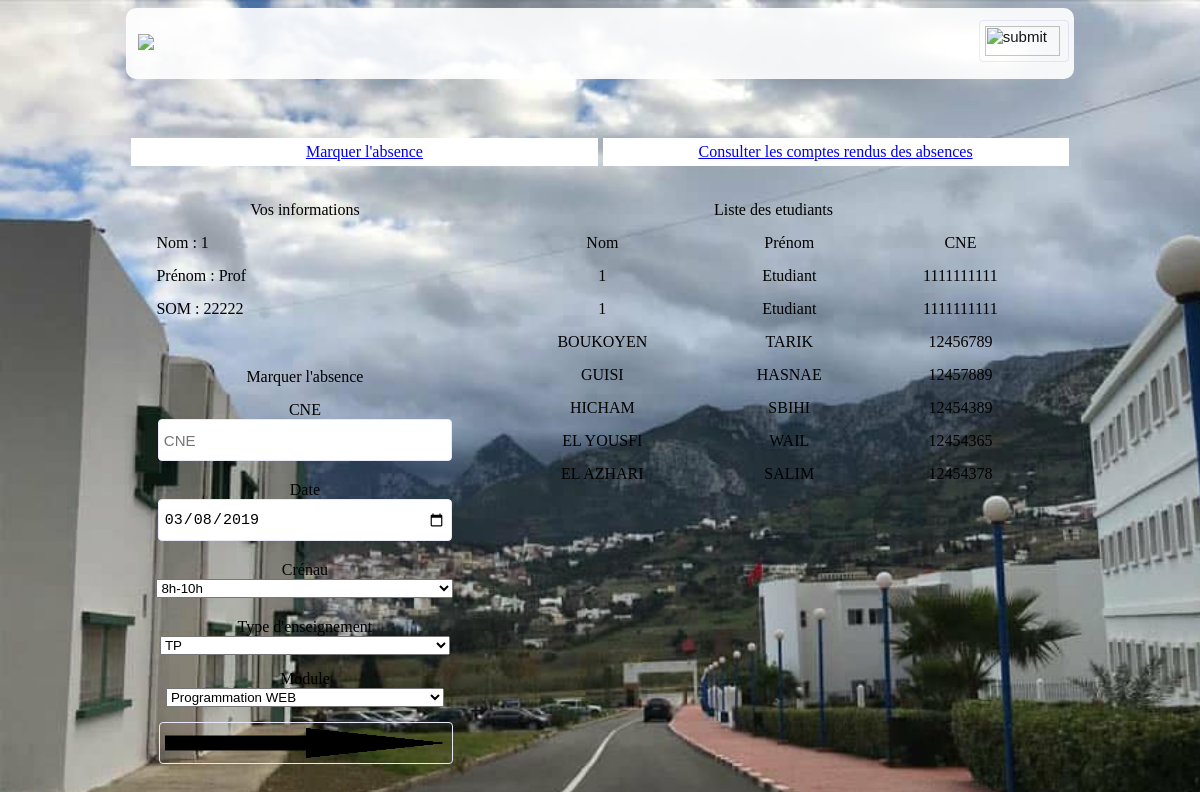
The page /prof.php (signed in) on the database its author committed.
### tables this page shows
CREATE TABLE IF NOT EXISTS `prof` (
  `Num` int(20) NOT NULL AUTO_INCREMENT,
  `Nom` varchar(30) NOT NULL,
  `Prénom` varchar(30) NOT NULL,
  `SOM` varchar(30) NOT NULL,
  `Pass` varchar(30) NOT NULL,
  `Sexe` varchar(30) NOT NULL,
  `Email` varchar(30) NOT NULL,
  `Telephone` varchar(30) NOT NULL,
  PRIMARY KEY (`Num`),
  UNIQUE KEY `SOM` (`SOM`)
);

### prof.php (the view, shortened to what this page needs)
<?php
	try {
	 	$bdd = new PDO('mysql:host=localhost;dbname=ensateabsence;charset=utf8', 'root', '');
	 }
	 catch (Exception $e) {
	 	die('Erreur : '.$e->getMessage());
	 }
?>
<?php
$reponse2 = $bdd->query('SELECT Nom FROM prof WHERE SOM=\'' . $_SESSION['SOM'] . '\'');
	 			while ($donnees = $reponse2->fetch()){
	 			$nom = $donnees['Nom'];
	 			}
	 		$reponse3 = $bdd->query('SELECT Prénom FROM prof WHERE SOM=\'' . $_SESSION['SOM'] . '\'');
	 			while ($donnees = $reponse3->fetch()){
	 			$prénom = $donnees['Prénom'];
	 			}
 ?>
<!DOCTYPE html>
<html>
	<head>
		<link rel="stylesheet" type="text/css" href="index.css">
	</head>
	<body>
		<header>
			<table width="80%" align="center" class="hboard" cellpadding="5" cellspacing="5">
				<tr>
					<td width="90%" align="left">
						<a href="../index.html"><img src="../logo%20gi.png" width="30%"></a>
					</td>
					<td width="10%" align="right">
						<form action="quitter.php" method="POST">
							<input type="image" name="go" value="submit" src="../quitter.png" width="50%">
						</form>
					</td>
				</tr>
			</table>
			<br><br><br>
		</header>
    <nav>
      <table width="80%" align="center" class="fboard" cellpadding="5" cellspacing="5">
        <tr align="center">
          <td width="50%" style="background-color: #FFFFFF;">
            <span class="t2"><a href="prof.php"> Marquer l'absence</a></span>
          </td>
          <td width="50%" style="background-color: #FFFFFF;">
            <span class="t1"><a href="consulter.php">Consulter les comptes rendus des absences</span>
          </td>
        </tr>
      </table>
    </nav>
		<section>
			<table width="80%" align="center" cellpadding="10" cellspacing="10">
				<tr>
					<td width="25%" valign="top">
						<table width="100%" class="dboard" cellpadding="5" cellspacing="5">
							<tr>
								<td class="t1" align="center">
									Vos informations
								</td>
							</tr>
							<tr>
								<td>
									Nom : <?php echo $nom ; ?>
								</td>
							</tr>
							<tr>
								<td>
									Prénom : <?php echo $prénom ; ?>
								</td>
							</tr>
							<tr>
								<td>
									SOM : <?php echo $_POST['SOM'] ; ?>
								</td>
							</tr>
						</table>
					</td>
					<td width="75%" class="fboard" rowspan="2" valign="top">
						<table width="100%" cellpadding="5" cellspacing="5">
							<tr>
								<td align="center" colspan="3">
									<span class="t1">Liste des etudiants</span>
								</td>
							</tr>
							<tr>
								<td align="center">
									Nom
								</td>
								<td align="center">
									Prénom
								</td>
								<td align="center">
									CNE
								</td>
							</tr>
								<?php
								$reponsex = $bdd->query('SELECT COUNT(*) FROM étudiant');
	 								while ($donnees2 = $reponsex->fetch()){
	 									$num = $donnees2['COUNT(*)'];
									}
								for ($i=1; $i < $num+1 ; $i++) {
									$reponse8 = $bdd->query('SELECT Nom FROM étudiant WHERE Num=\''.$i.'\' ');
	 										while ($donnees2 = $reponse8->fetch()){
	 											$nom2= $donnees2['Nom'];
	 										}
									$reponse9 = $bdd->query('SELECT Prénom FROM étudiant WHERE Num=\''.$i.'\' ');
	 										while ($donnees2 = $reponse9->fetch()){
	 											$prénom2 = $donnees2['Prénom'];
	 										}
									$reponse10 = $bdd->query('SELECT CNE FROM étudiant WHERE Num=\''.$i.'\' ');
	 										while ($donnees2 = $reponse10->fetch()){
	 											$CNE2 = $donnees2['CNE'];
	 										}
	 								echo "<tr align='center'><td>";
	 								echo $nom2 ;
	 								echo "</td><td>";
	 								echo $prénom2 ;
	 								echo "</td><td>";
	 								echo $CNE2 ;
	 								echo "</td></tr>";
								};
	 							?>
						</table>
					</td>
				</tr>
				<tr>
					<td width="25%" valign="top" align="center">
          <form method="POST" action="absence.php">
						<table width="100%" class="dboard" cellpadding="5" cellspacing="5" align="center">
							<tr>
								<td class="t1" align="center">
									Marquer l'absence
								</td>
							</tr>
							<tr>
								<td align="center">
									CNE <br> <input type="texte" name="CNE" placeholder="CNE" required class="write" size="36%"> <input type="hidden" name="SOM" value="<?php echo "".$_POST['SOM']."" ?>"> <input type="hidden" name="typea" value="NJ">
								</td>
							</tr>
							<tr>
								<td align="center">
									Date <br> <input type="date" class="write" name="date" size="36%" value="<?php echo date('Y-m-d'); ?>">
								</td>
							</tr>
							<tr>
								<td align="center">
									Crénau <br>
									<select name="crenau" class="write">
										<option value="8h-10h">8h-10h</option>
									</select>
								</td>
							</tr>
							<tr>
							<tr>
								<td align="center">
									Type d'enseignement <br>
									<select name="typec" class="write">
										<option value="TP">TP</option>
									</select>
								</td>
							</tr>
								<td align="center">
									Module <br>
									<select id="liste" name="module" class="write">
                    <?php
                    $reponsey = $bdd->query('SELECT COUNT(*) FROM module');
                      while ($donnees3 = $reponsey->fetch()){
                        $num2 = $donnees3['COUNT(*)'];
                      }
                    for ($i=1; $i < $num2+1 ; $i++) {
                      $reponse10 = $bdd->query('SELECT Module FROM module WHERE Num=\''.$i.'\' ');
                        while ($donnees3 = $reponse10->fetch()){
                          $module= $donnees3['Module'];
                        }
                    echo "<option value='";
                    echo $module;
                    echo "'>";
                    echo $module;
                    echo "</option>";
                    }
                  ?>
                </select>
								</td>
							</tr>
							<tr>
								<td align="right">
									<input type="image" name="sup" value="submit" src="abs.png" width="20%">
								</td>
							</tr>
						</table>
            </form>
					</td>
				</tr>
			</table>
		</section>
	</body>
</html>

### index.css (style rules this page uses)
body { background-image: url(back.jpg); background-position: auto; background-attachment: fixed; background-size: cover; }
.hboard { background: #FFFFFF; border-radius: 10px; padding: 2px; opacity: 0.9; }
input { width: 95%; height: 30px; padding: 5px; margin-bottom: 5px; font-size: 15px; border: 1px solid #EAE9FB; border-radius: 4px; }

### rows shown on the page
prof: Nom "1", Prénom "Prof"
étudiant: Nom "1", Prénom "Etudiant", CNE "1111111111"
étudiant: Nom "BOUKOYEN", Prénom "TARIK", CNE "12456789"
étudiant: Nom "GUISI", Prénom "HASNAE", CNE "12457889"
étudiant: Nom "HICHAM", Prénom "SBIHI", CNE "12454389"
étudiant: Nom "EL YOUSFI", Prénom "WAIL", CNE "12454365"
étudiant: Nom "EL AZHARI", Prénom "SALIM", CNE "12454378"

### other values the page prints
$_POST['SOM'] "22222"
form field module "Programmation WEB"
